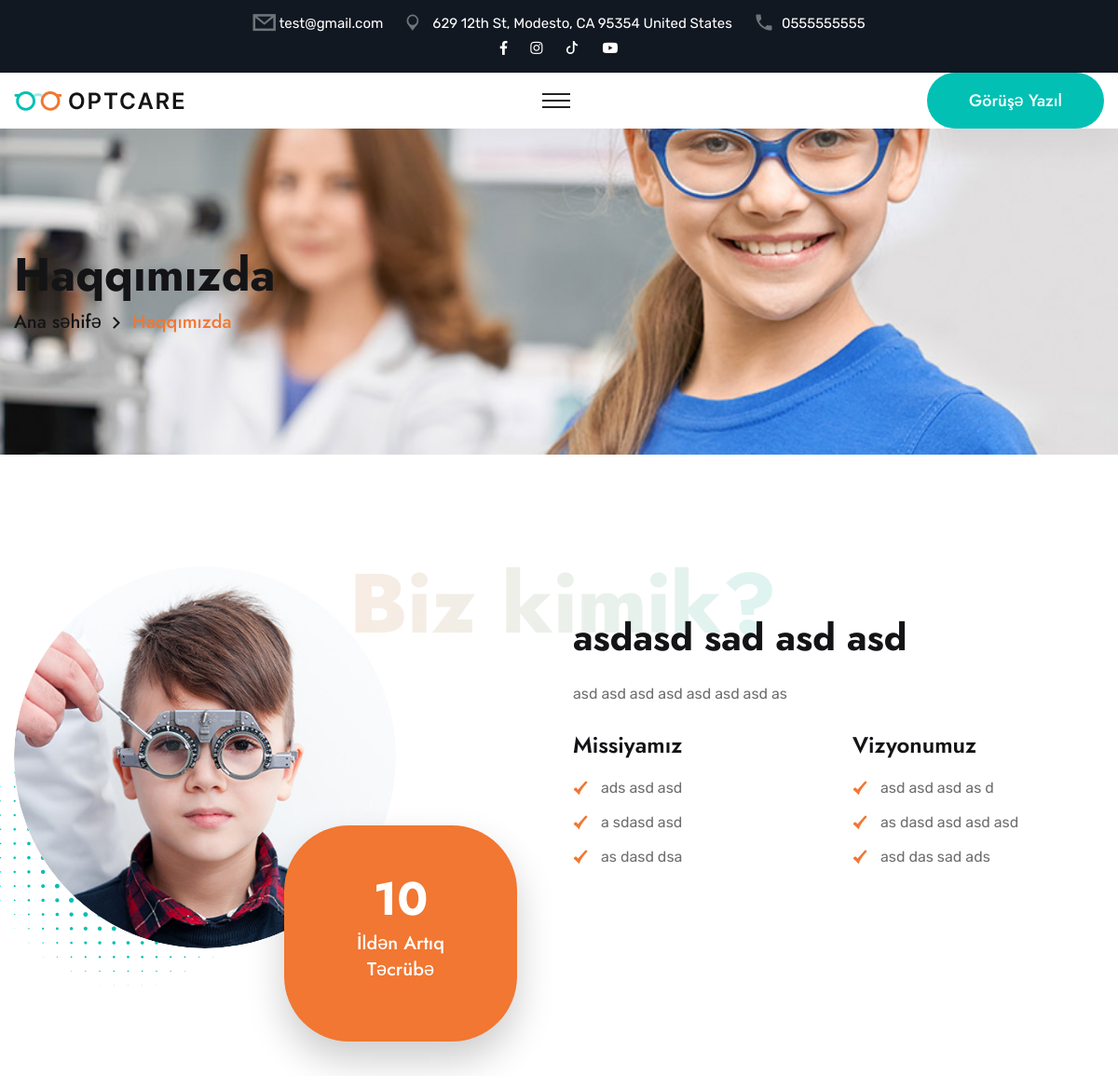
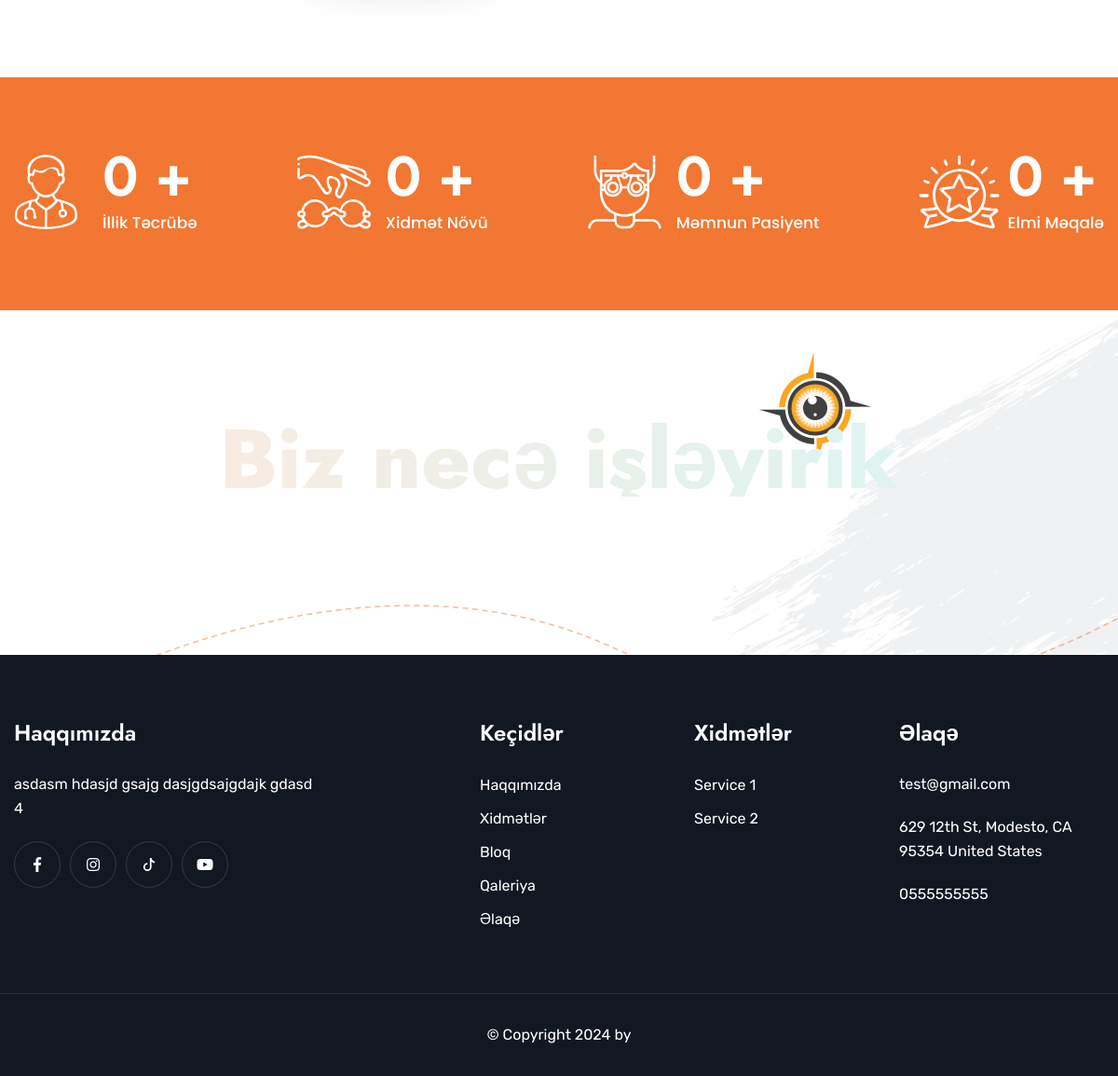
The page /about/ on the database its author committed (2 pictures, top to bottom).
### core/models.py (models this page shows, shortened)
class GeneralSettings(models.Model):
    site_title = models.CharField(
        max_length=200, verbose_name="Saytın başlığı", null = True, blank = True)
    adress = models.CharField(max_length=1500, verbose_name="Ünvan", null=True, blank = True)
    phone_number = models.CharField(
        max_length=50, verbose_name="Nömrə", null=True, blank=True)
    email = models.EmailField(blank = True)
    g_adress = models.CharField(
        max_length=1500, verbose_name="Google Map linki", null=True, blank=True)
    g_adress_iframe = models.TextField(
        verbose_name="Google Map Iframe linki", null=True, blank=True)
    logo = models.FileField(verbose_name="logo",
                            blank=True, upload_to="general_settings_logo")
    mobile_logo = models.FileField(verbose_name="Mobile logo",
                                   help_text="Mobile logo", blank=True, null=True, upload_to="general_settings_mobile_logo")
    favicon = models.FileField(verbose_name="favicon",
                               blank=True, null=True, upload_to="general_settings_favicon")
    footer_logo = models.FileField(help_text="Footer logo", blank=True, null=True, upload_to="general_settings_footer_logo")
    footer_description = models.TextField(null = True, blank = True)
    copyright_title = models.CharField(max_length = 100, blank = True)
    pages_banner_image = models.ImageField(upload_to = 'banner_image', verbose_name = 'Səhiflərdəki banner photo', null = True, blank = True)
    facebook = models.CharField(
        max_length=200, verbose_name="Facebook", blank=True)
    instagram = models.CharField(
        max_length=200, verbose_name="Instagram", blank=True)
    youtube = models.CharField(
        max_length=200, verbose_name="Youtube", blank=True)
    tiktok = models.CharField(
        max_length=200, verbose_name="TikTok", blank=True)
    class Meta:
        verbose_name = "Setting"
        verbose_name_plural = "General Settings"

class AboutPage(models.Model):
    image = models.ImageField(upload_to = 'about')
    title = models.CharField(max_length = 500)
    description = models.TextField()
    experience = models.PositiveIntegerField(default = 10)
    class Meta:
        verbose_name = "Haqqımızda"
        verbose_name_plural = "Haqqımızda"

class OurMission(models.Model):
    title = models.CharField(max_length = 300)
    about = models.ForeignKey(AboutPage, on_delete = models.SET_NULL, null = True, blank = True, related_name = "missions")
    class Meta:
        verbose_name = "Missiya"
        verbose_name_plural = "Missiyalar"

class OurVision(models.Model):
    title = models.CharField(max_length = 300)
    about = models.ForeignKey(AboutPage, on_delete = models.SET_NULL, null = True, blank = True, related_name = "visions")
    class Meta:
        verbose_name = "Vizyon"
        verbose_name_plural = "Vizyonlar"

class Service(models.Model):
    title = models.CharField(max_length = 100)
    slug = models.SlugField(blank=True, null=True, unique = True)
    icon = models.ImageField(upload_to = 'service_icon', null = True)
    image = models.ImageField(upload_to = 'service')
    description = RichTextUploadingField(null = True)
    is_home_page = models.BooleanField(default = False)
    class Meta:
        verbose_name = "Xidmət"
        verbose_name_plural = "Xidmətlər"
    def get_absolute_url(self):
        return reverse("service-detail", args=[str(self.slug)])

### core/views.py (the view)
# urls.py: path('about/', views.AboutPageView.as_view(), name = 'about'),
class AboutPageView(TemplateView):
    template_name = 'about.html'
    def get_context_data(self, **kwargs):
        context = super(AboutPageView, self).get_context_data(**kwargs)
        context["about"] = AboutPage.objects.first()
        context["funfact"] = Funfact.objects.first()
        context["processes"] = Process.objects.all()
        return context

### core/templates/about.html
{% extends "base.html" %}
{% load static %}
{% block content %}
{% include "components/page-title.html" with page="Haqqımızda" %}
{% include "components/index/about.html" %}
{% include "components/index/funfact.html" %}
{% include "components/index/process.html" %}
{% endblock content %}

### templates/components/header/main-header.html (shortened to what this page needs)
{% load static %}
<header class="main-header">
    <div class="header-top">
        <div class="auto-container">
            <div class="top-inner">
                <div class="left-column">
                    <ul class="info clearfix">
                        <li><i class="icon-1"></i><a href="mailto:{{setting.email}}">{{setting.email}}</a></li>
                        <li><i class="icon-2"></i><a href="{{setting.g_adress}}">{{setting.adress}}</a></li>
                        <li><i class="icon-3"></i><a href="tel:{{setting.phone_number}}">{{setting.phone_number}}</a></li>
                    </ul>
                </div>
                <div class="right-column">
                    <ul class="social-links clearfix">
                        <li>
                            <a href="{% if setting.facebook %}{{setting.facebook}}{% else %}#{% endif %}"><i class="fab fa-facebook-f" aria-hidden="true"></i></a>
                        </li>
                        <li>
                            <a href="{% if setting.instagram %}{{setting.instagram}}{% else %}#{% endif %}"><i class="fab fa-instagram" aria-hidden="true"></i></a>
                        </li>
                        <li>
                            <a href="{% if setting.tiktok %}{{setting.tiktok}}{% else %}#{% endif %}">
                                <svg xmlns="http://www.w3.org/2000/svg" style="margin-bottom:4px;" width="14" height="14" fill="currentColor" class="bi bi-tiktok" viewBox="0 0 16 16">
                                    <path d="M9 0h1.98c.144.715.54 1.617 1.235 2.512C12.895 3.389 13.797 4 15 4v2c-1.753 0-3.07-.814-4-1.829V11a5 5 0 1 1-5-5v2a3 3 0 1 0 3 3z"/>
                                  </svg>                           </a>
                        </li> <li>
                            <a href="{% if setting.youtube %}{{setting.youtube}}{% else %}#{% endif %}"><i class="fab fa-youtube" aria-hidden="true"></i></a>
                        </li>
                    </ul>
                </div>
            </div>
        </div>
    </div>
    <div class="header-lower">
        <div class="auto-container">
            <div class="outer-box">
                <div class="logo-box">
                    <figure class="logo"><a href="{% url "home" %}"><img src="{{setting.logo.url}}" alt=""></a></figure>
                </div>
                <div class="menu-area clearfix">
                    <div class="mobile-nav-toggler">
                        <i class="icon-bar"></i>
                        <i class="icon-bar"></i>
                        <i class="icon-bar"></i>
                    </div>
                </div>
                <div class="nav-right">
                    <div class="btn-box">
                        <a href="{% url "contact" %}" class="theme-btn btn-one">Görüşə yazıl</a>
                    </div>
                </div>
            </div>
        </div>
    </div>
</header>

### core/templates/components/page-title.html
{% load static %}
<section class="page-title">
    <div class="bg-layer" style="background-image: url({{setting.pages_banner_image.url}});"></div>
    <div class="auto-container">
        <div class="content-box">
            <h1>{{page}}
            </h1>
            <ul class="bread-crumb clearfix">
                <li><a href="{% url "home" %}">Ana səhifə</a></li>
                <li>{{page}}</li>
            </ul>
        </div>
    </div>
</section>

### core/templates/components/index/about.html (shortened to what this page needs)
{% load static %}
<section class="about-section">
    <div class="auto-container">
        <div class="row clearfix">
            <div class="col-lg-6 col-md-12 col-sm-12 image-column">
                <div class="image_block_one">
                    <div class="image-box mr_30 pr_130 pb_100">
                        <figure class="image"><img src="{{about.image.url}}" alt=""></figure>
                        <div class="text p_absolute r_0 b_0">
                            <h2>{{about.experience}}</h2>
                            <h4>İldən Artıq Təcrübə</h4>
                        </div>
                    </div>
                </div>
            </div>
            <div class="col-lg-6 col-md-12 col-sm-12 content-column">
                <div class="content_block_one">
                    <div class="content-box ml_30">
                        <div class="sec-title left p_relative d_block mb_25">
                            <span class="sub-title">Biz kimik?</span>
                            <h2>{{about.title}}</h2>
                        </div>
                        <div class="text p_relative d_block">
                            <p>{{about.description}}</p>
                        </div>
                        <div class="inner-box">
                            <div class="row clearfix">
                                <div class="col-lg-6 col-md-6 col-sm-12 single-column">
                                    <div class="single-item">
                                        <h3>Missiyamız</h3>
                                        <ul class="list-style-one clearfix">
                                            {% for mission in about.missions.all %}
                                            <li>{{mission.title}}</li>
                                            {% endfor %}
                                        </ul>
                                    </div>
                                </div>
                                <div class="col-lg-6 col-md-6 col-sm-12 single-column">
                                    <div class="single-item">
                                        <h3>Vizyonumuz</h3>
                                        <ul class="list-style-one clearfix">
                                            {% for vision in about.visions.all %}
                                            <li>{{vision.title}}</li>
                                            {% endfor %}
                                        </ul>
                                    </div>
                                </div>
                            </div>
                        </div>
                    </div>
                </div>
            </div>
        </div>
    </div>
</section>

### templates/components/footer/footer.html
<footer class="main-footer p_relative">
    <div class="widget-section">
        <div class="auto-container">
            <div class="row clearfix">
                <div class="col-lg-4 col-md-6 col-sm-12 footer-column">
                    <div class="about-widget footer-widget mr_40">
                        <div class="widget-title">
                            <h3>Haqqımızda</h3>
                        </div>
                        <div class="widget-content">
                            <p>{{setting.footer_description}}</p>
                            <ul class="social-links clearfix">
                                <li>
                                    <a href="{% if setting.facebook %}{{setting.facebook}}{% else %}#{% endif %}"><i class="fab fa-facebook-f" aria-hidden="true"></i></a>
                                </li>
                                <li>
                                    <a href="{% if setting.instagram %}{{setting.instagram}}{% else %}#{% endif %}"><i class="fab fa-instagram" aria-hidden="true"></i></a>
                                </li>
                                <li>
                                    <a href="{% if setting.tiktok %}{{setting.tiktok}}{% else %}#{% endif %}">
                                        <svg xmlns="http://www.w3.org/2000/svg" style="margin-bottom:4px;" width="14" height="14" fill="currentColor" class="bi bi-tiktok" viewBox="0 0 16 16">
                                            <path d="M9 0h1.98c.144.715.54 1.617 1.235 2.512C12.895 3.389 13.797 4 15 4v2c-1.753 0-3.07-.814-4-1.829V11a5 5 0 1 1-5-5v2a3 3 0 1 0 3 3z"/>
                                          </svg>                           </a>
                                </li> <li>
                                    <a href="{% if setting.youtube %}{{setting.youtube}}{% else %}#{% endif %}"><i class="fab fa-youtube" aria-hidden="true"></i></a>
                                </li>
                            </ul>
                        </div>
                    </div>
                </div>
                <div class="col-lg-3 col-md-6 col-sm-12 footer-column">
                    <div class="links-widget footer-widget ml_100">
                        <div class="widget-title">
                            <h3>Keçidlər</h3>
                        </div>
                        <div class="widget-content">
                            <ul class="links-list clearfix">
                                <li><a href="{% url "about" %}">Haqqımızda</a></li>
                                <li><a href="{% url "services" %}">Xidmətlər</a></li>
                                <li><a href="{% url "blogs" %}">Bloq</a></li>
                                <li><a href="{% url "gallery" %}">Qaleriya</a></li>
                                <li><a href="{% url "contact" %}">Əlaqə</a></li>
                            </ul>
                        </div>
                    </div>
                </div>
                <div class="col-lg-2 col-md-6 col-sm-12 footer-column">
                    <div class="links-widget footer-widget ml_30">
                        <div class="widget-title">
                            <h3>Xidmətlər</h3>
                        </div>
                        <div class="widget-content">
                            <ul class="links-list clearfix">
                                {% for item in f_services %}
                                <li><a href="{{item.get_absolute_url}}">{{item.title}}</a></li>
                                {% endfor %}
                            </ul>
                        </div>
                    </div>
                </div>
                <div class="col-lg-3 col-md-6 col-sm-12 footer-column">
                    <div class="contact-widget footer-widget ml_50">
                        <div class="widget-title">
                            <h3>Əlaqə</h3>
                        </div>
                        <div class="widget-content">
                            <ul class="info clearfix">
                                <li><a href="mailto:{{setting.email}}">{{setting.email}}</a></li>
                                <li><a href="{{setting.g_adress}}">{{setting.adress}}</a></li>
                                <li><a href="tel:{{setting.phone_number}}">{{setting.phone_number}}</a></li>
                            </ul>
                        </div>
                    </div>
                </div>
            </div>
        </div>
    </div>
    <div class="footer-bottom centred">
        <div class="auto-container">
            <div class="copyright">
                <p>&copy; Copyright {{current_year}} by <a href="{{setting.copyright_link}}">{{setting.copyright_title}}</a></p>
            </div>
        </div>
    </div>
</footer>

### rows shown on the page
GeneralSettings: email "test@gmail.com", adress "629 12th St, Modesto, CA 95354 United States", phone_number "0555555555", logo (picture), pages_banner_image (picture), footer_description "asdasm hdasjd gsajg dasjgdsajgdajk gdasd 4"
AboutPage: image (picture), experience "10", title "asdasd sad asd asd", description "asd asd asd asd asd asd asd as"
OurMission: title "ads asd asd"
OurMission: title "a sdasd asd"
OurMission: title "as dasd dsa"
OurVision: title "asd asd asd as d"
OurVision: title "as dasd asd asd asd"
OurVision: title "asd das sad ads"
Service: title "Service 1"
Service: title "Service 2"

### other values the page prints
{{ page }} "Haqqımızda"
